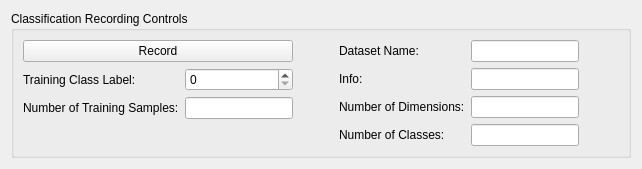
              <widget class="QWidget" name="page_24">
               <layout class="QGridLayout" name="gridLayout_7">
                <item row="0" column="0">
                 <widget class="QGroupBox" name="groupBox_19">
                  <property name="enabled">
                   <bool>true</bool>
                  </property>
                  <property name="sizePolicy">
                   <sizepolicy hsizetype="MinimumExpanding" vsizetype="MinimumExpanding">
                    <horstretch>0</horstretch>
                    <verstretch>0</verstretch>
                   </sizepolicy>
                  </property>
                  <property name="title">
                   <string>Classification Recording Controls</string>
                  </property>
                  <layout class="QGridLayout" name="gridLayout_42">
                   <item row="0" column="0">
                    <layout class="QGridLayout" name="gridLayout_6">
                     <item row="0" column="0">
                      <layout class="QVBoxLayout" name="verticalLayout_5">
                       <item>
                        <widget class="QPushButton" name="dataLabellingTool_classificationModeRecordButton">
                         <property name="text">
                          <string>Record</string>
                         </property>
                        </widget>
                       </item>
                       <item>
                        <layout class="QFormLayout" name="formLayout_3">
                         <item row="0" column="0">
                          <widget class="QLabel" name="label_3">
                           <property name="text">
                            <string>Training Class Label:</string>
                           </property>
                          </widget>
                         </item>
                         <item row="0" column="1">
                          <widget class="QSpinBox" name="dataLabellingTool_classLabel"/>
                         </item>
                         <item row="1" column="0">
                          <widget class="QLabel" name="label_4">
                           <property name="text">
                            <string>Number of Training Samples:</string>
                           </property>
                          </widget>
                         </item>
                         <item row="1" column="1">
                          <widget class="QLineEdit" name="dataLabellingTool_classificationMode_numTrainingSamples"/>
                         </item>
                        </layout>
                       </item>
                      </layout>
                     </item>
                     <item row="0" column="1">
                      <spacer name="horizontalSpacer_7">
                       <property name="orientation">
                        <enum>Qt::Horizontal</enum>
                       </property>
                       <property name="sizeHint" stdset="0">
                        <size>
                         <width>40</width>
                         <height>20</height>
                        </size>
                       </property>
                      </spacer>
                     </item>
                     <item row="0" column="2">
                      <layout class="QFormLayout" name="formLayout_4">
                       <item row="0" column="0">
                        <widget class="QLabel" name="label_23">
                         <property name="text">
                          <string>Dataset Name:</string>
                         </property>
                        </widget>
                       </item>
                       <item row="0" column="1">
                        <widget class="QLineEdit" name="dataLabellingTool_classificationMode_datasetName"/>
                       </item>
                       <item row="1" column="0">
                        <widget class="QLabel" name="label_46">
                         <property name="text">
                          <string>Info:</string>
                         </property>
                        </widget>
                       </item>
                       <item row="1" column="1">
                        <widget class="QLineEdit" name="dataLabellingTool_classificationMode_infoTextField"/>
                       </item>
                       <item row="2" column="0">
                        <widget class="QLabel" name="label_15">
                         <property name="text">
                          <string>Number of Dimensions:</string>
                         </property>
                        </widget>
                       </item>
                       <item row="2" column="1">
                        <widget class="QLineEdit" name="dataLabellingTool_classificationMode_numInputDimensionsField"/>
                       </item>
                       <item row="3" column="0">
                        <widget class="QLabel" name="label_43">
                         <property name="text">
                          <string>Number of Classes:</string>
                         </property>
                        </widget>
                       </item>
                       <item row="3" column="1">
                        <widget class="QLineEdit" name="dataLabellingTool_classificationMode_numClassesField"/>
                       </item>
                      </layout>
                     </item>
                     <item row="0" column="3">
                      <spacer name="horizontalSpacer_6">
                       <property name="orientation">
                        <enum>Qt::Horizontal</enum>
                       </property>
                       <property name="sizeHint" stdset="0">
                        <size>
                         <width>40</width>
                         <height>20</height>
                        </size>
                       </property>
                      </spacer>
                     </item>
                    </layout>
                   </item>
                  </layout>
                 </widget>
                </item>
               </layout>
              </widget>
